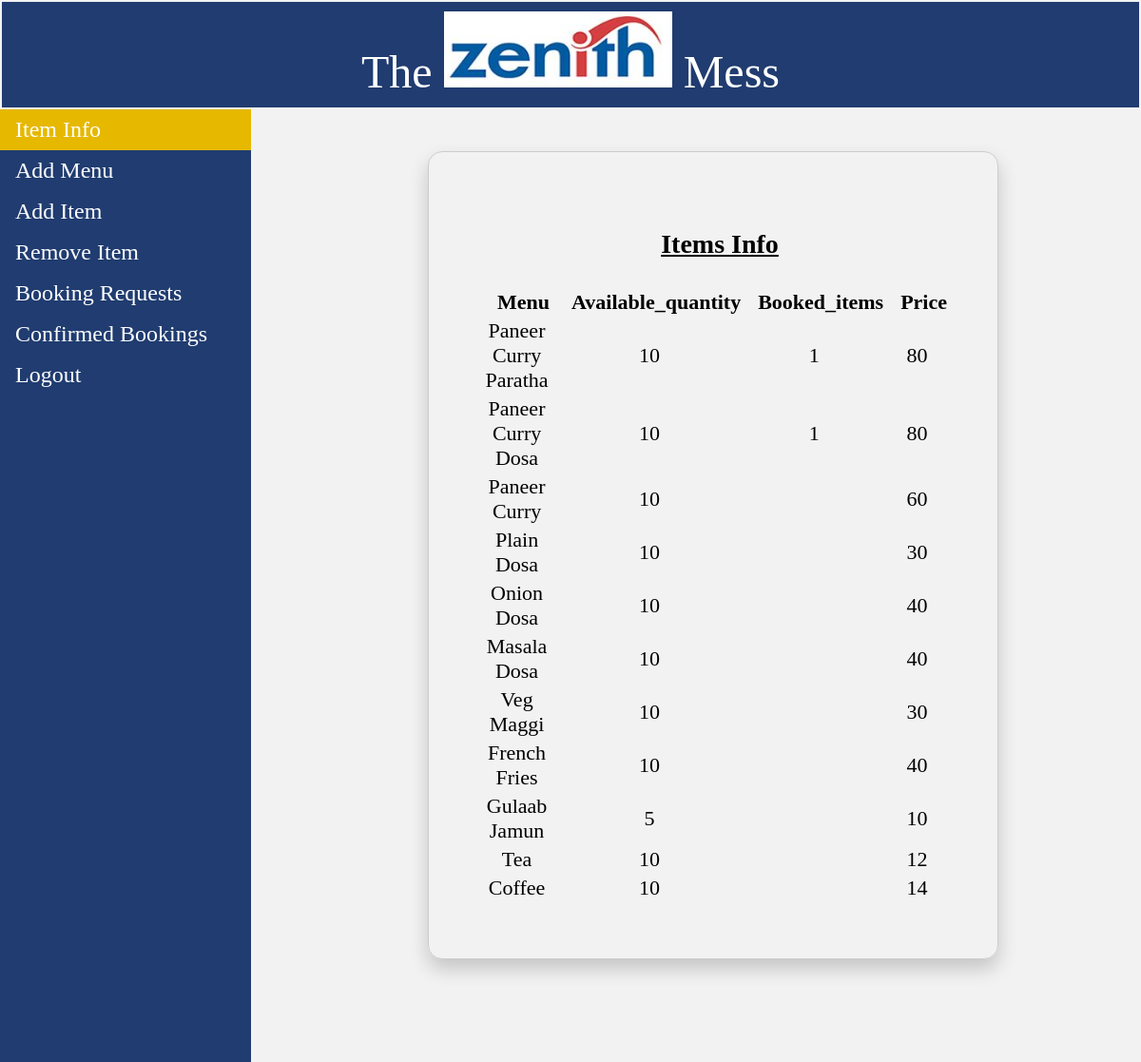
The app's page /admin_view.php with its own data.
### tables this page shows
CREATE TABLE `mh2_veg` (
  `Menu` varchar(100) NOT NULL,
  `Available_quantity` int(11) NOT NULL,
  `Booked_items` int(11) DEFAULT NULL,
  `Price` int(10) NOT NULL
);

### admin_view.php (the view, shortened to what this page needs)
<!DOCTYPE html>
<html>
<head>
</head>
<body>
	<table style="width: 100%;">
		<tr>
			<td id="td1" style="padding: 10px; font-size: 48px;">The <p style="color: #e6b800; display: inline;"><img src="mess.jpeg" width="240" height="80"></p> Mess</td>
		</tr>
	</table>
	<ul>
	<li><a href="admin_view.php" class="active">Item Info</a></li>
		<li><a href="add_menu&price.php">Add Menu</a></li>
		<li><a href="add_item_admin2.php">Add Item</a></li>
		<li><a href="remove_item_admin2.php">Remove Item</a></li>
		<li><a href="admin_book_status_2veg.php">Booking Requests</a></li>
		<li><a href="confirmed_bookings.php">Confirmed Bookings</a></li>
		<li><a href="index.php">Logout</a></li>
	</ul>
	<div style="margin-left:25%;padding:1px 16px;height:1000px;">
		<?php
			$conn = new mysqli("localhost","root","", "Night_canteen");
			$sql = "SELECT * from mh2_veg";
			$result=mysqli_query($conn,$sql); ?>
		  	<table class="basic_box">
				<tr>
					<th colspan="4"><p style="font-size: 28px; text-align: center; text-decoration: underline;">Items Info</p></th>
				</tr>
				<tr>
					<th>Menu</th>
					<th>Available_quantity</th>
					<th>Booked_items</th>
					<th>Price</th>
				</tr>
			<?php
			while ($row=mysqli_fetch_row($result))
    		{	?>
				<tr>
					<td><?php echo $row[0]; ?></td>
					<td><?php echo $row[1]; ?></td>
					<td><?php echo $row[2]; ?></td>
					<td><?php echo $row[3];
			} ?></td>
				</tr>
				<tr><td></td></tr><tr><td></td></tr>
			</table>
	</div>
</body>
</html>

### admin_view.php (style rules this page uses)
body { margin: 0; background: #f2f2f2; }
table { font-size: 22px; }
td { text-align: center; }
#td1 { background-color: rgba(09,41,98,0.9); color: white; border: 10px; margin-top: -10px; padding: 10px; }
.basic_box { border: 1px solid #ccc; border-radius: 15px; margin: auto; width: 600px; padding: 50px; box-shadow: 0 10px 20px rgba(0,0,0,0.19); }
th { font-weight: bold; padding-left: 15px; }
ul { list-style-type: none; margin: 0; padding: 0; width: 22%; font-size: 24px; background-color: rgba(09,41,98,0.9); text-decoration: none; position: fixed; height: 100%; overflow: auto; }
li { color: white; }
li a { display: block; color: white; padding: 8px 16px; text-decoration: none; }
li a.active { background-color: #e6b800; color: white; }

### records on screen
mh2_veg: Menu "Paneer Curry Paratha", Available_quantity "10", Booked_items "1", Price "80"
mh2_veg: Menu "Paneer Curry Dosa", Available_quantity "10", Booked_items "1", Price "80"
mh2_veg: Menu "Paneer Curry", Available_quantity "10", Price "60"
mh2_veg: Menu "Plain Dosa", Available_quantity "10", Price "30"
mh2_veg: Menu "Onion Dosa", Available_quantity "10", Price "40"
mh2_veg: Menu "Masala Dosa", Available_quantity "10", Price "40"
mh2_veg: Menu "Veg Maggi", Available_quantity "10", Price "30"
mh2_veg: Menu "French Fries", Available_quantity "10", Price "40"
mh2_veg: Menu "Gulaab Jamun", Available_quantity "5", Price "10"
mh2_veg: Menu "Tea", Available_quantity "10", Price "12"
mh2_veg: Menu "Coffee", Available_quantity "10", Price "14"
